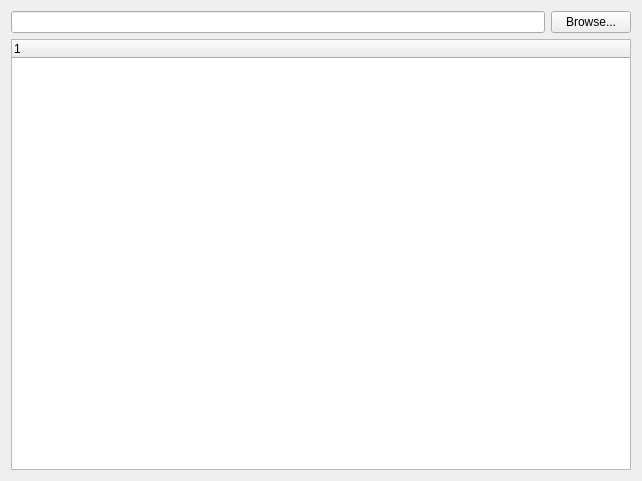
<?xml version="1.0" encoding="UTF-8"?>
<ui version="4.0">
 <class>mainWidget</class>
 <widget class="QWidget" name="mainWidget">
  <property name="geometry">
   <rect>
    <x>0</x>
    <y>0</y>
    <width>642</width>
    <height>481</height>
   </rect>
  </property>
  <layout class="QVBoxLayout" name="verticalLayout">
   <item>
    <layout class="QHBoxLayout" name="horizontalLayout">
     <item>
      <widget class="QLineEdit" name="le_dtsFile"/>
     </item>
     <item>
      <widget class="QPushButton" name="btn_browse">
       <property name="text">
        <string>Browse...</string>
       </property>
      </widget>
     </item>
    </layout>
   </item>
   <item>
    <widget class="QTreeWidget" name="treeWidget">
     <column>
      <property name="text">
       <string notr="true">1</string>
      </property>
     </column>
    </widget>
   </item>
  </layout>
 </widget>
 <resources/>
 <connections/>
</ui>
